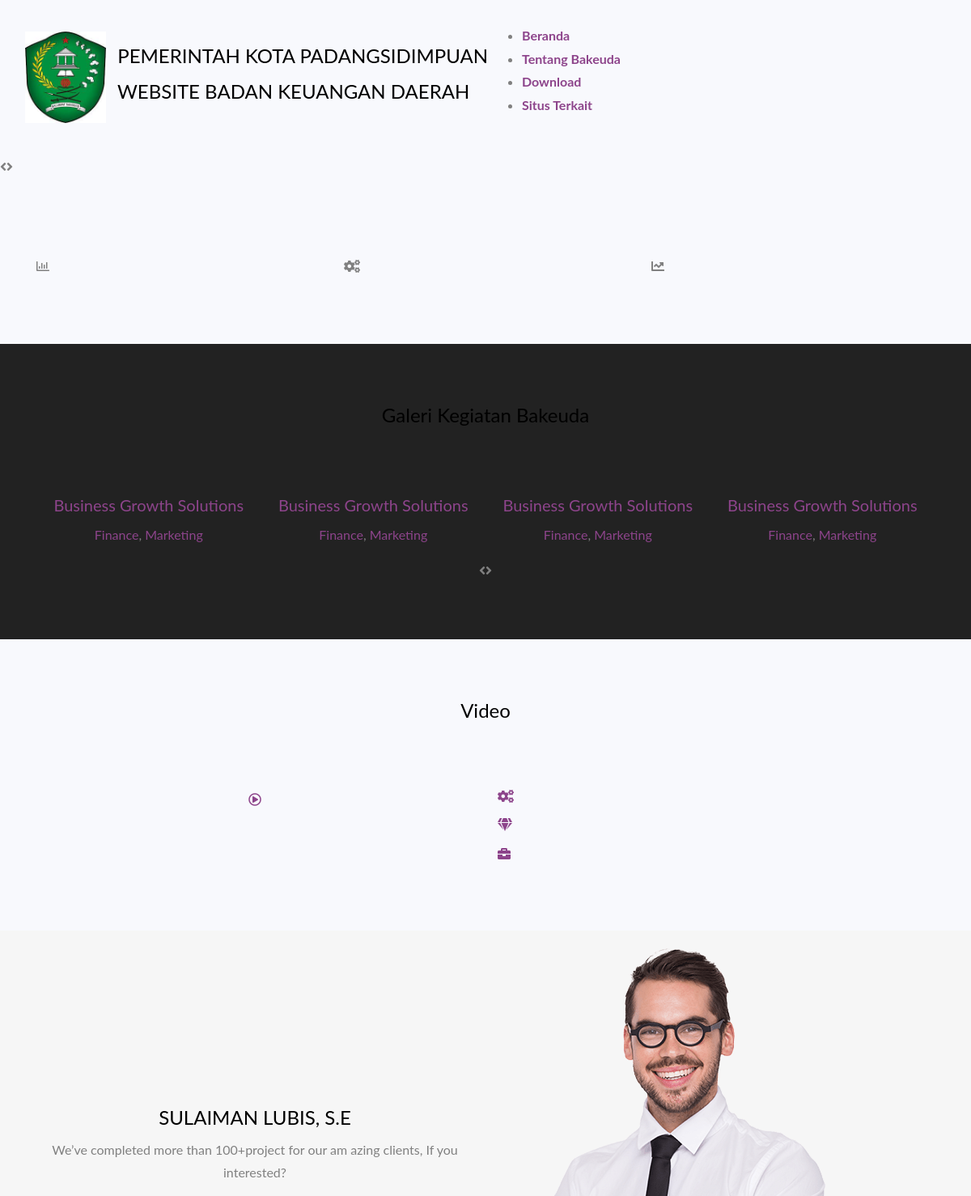
Before: / (upper part) with the older database file.
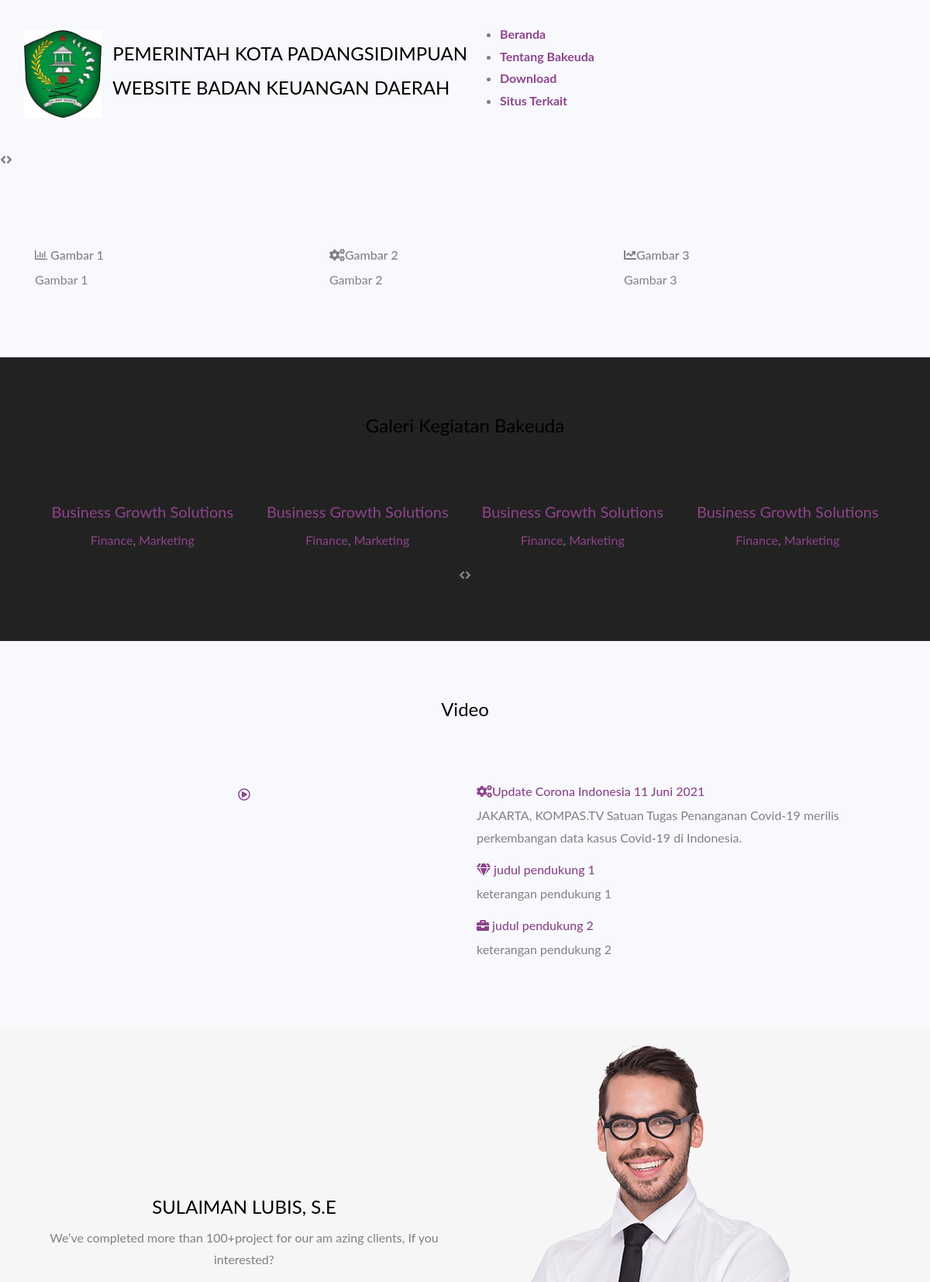
After: the same page with the newer database file.
### tables this page shows
CREATE TABLE `tbl_bangunanbakeuda` (
  `id_bangunanbakeuda` int(11) NOT NULL,
  `judul` varchar(128) NOT NULL,
  `keterangan` varchar(128) NOT NULL,
  `nama_berkas` varchar(128) NOT NULL
);

CREATE TABLE `tbl_video` (
  `id_video` int(128) NOT NULL,
  `judul` varchar(128) NOT NULL,
  `keterangan` varchar(128) NOT NULL,
  `link` varchar(128) NOT NULL,
  `status` varchar(128) NOT NULL
);

### application/controllers/Welcome.php (called while the page is built, shortened)
<?php
class Welcome extends CI_Controller {
	public function __construct()
	{
		$this->load->helper('url');
		$this->load->helper('form');
		$this->load->library('form_validation');
		$this->load->model('model_login');
		$this->load->model('model_download');
		$this->load->library('session');
	}
	public function index()
	{
		$data['videoutama'] = $this->db->get_where('tbl_video',['id_video'=>'1'])->row();
		$data['videopendukung1'] = $this->db->get_where('tbl_video',['id_video'=>'2'])->row();
		$data['videopendukung2'] = $this->db->get_where('tbl_video',['id_video'=>'3'])->row();
		$data['bangunanbakeuda1'] = $this->db->get_where('tbl_bangunanbakeuda',['id_bangunanbakeuda'=>'1'])->row();
		$data['bangunanbakeuda2'] = $this->db->get_where('tbl_bangunanbakeuda',['id_bangunanbakeuda'=>'2'])->row();
		$data['bangunanbakeuda3'] = $this->db->get_where('tbl_bangunanbakeuda',['id_bangunanbakeuda'=>'3'])->row();
		$this->load->view('welcome_message',$data);
	}
}

### index.php (called while the page is built, shortened)
<?php
require_once BASEPATH.'core/CodeIgniter.php';

### application/views/welcome_message.php (the view, shortened to what the changed rows need)
    <br>
    <div class="icon-box-area pt-70 pb-70" id="feature">
        <div class="container">
            <div class="row">
                <div class="col-lg-4">
                    <div class="single-icon-box icon-box-img-1">
                        <div class="icon-box-content">
                            <h6 class="iconbox-content-heading"><i class="far fa-chart-bar"></i> <?= $bangunanbakeuda1->judul ?></h6>
                            <div class="iconbox-content-body">
                                <p><?= $bangunanbakeuda1->keterangan ?></p>
                            </div>
                        </div>
                    </div>
                </div>
                <div class="col-lg-4">
                    <div class="single-icon-box icon-box-img-2">
                        <div class="icon-box-content">
                            <h6 class="iconbox-content-heading"><i class="fas fa-cogs"></i><?= $bangunanbakeuda2->judul ?></h6>
                            <div class="iconbox-content-body">
                                <p><?= $bangunanbakeuda2->keterangan ?></p>
                            </div>
                        </div>
                    </div>
                </div>
                <div class="col-lg-4">
                    <div class="single-icon-box icon-box-img-3">
                        <div class="icon-box-content">
                            <h6 class="iconbox-content-heading"><i class="fas fa-chart-line"></i><?= $bangunanbakeuda3->judul ?></h6>
                            <div class="iconbox-content-body">
                                <p><?= $bangunanbakeuda3->keterangan ?></p>
                            </div>
                        </div>
                    </div>
                </div>
            </div>
        </div>
    </div>
    <div class="choose-us-area pt-70 pb-70" id="page">
        <div class="container">
            <div class="row">
                <div class="col-lg-6">
                    <div class="single-choose-item">
                        <h6><a href="#"><i class="fas fa-cogs"></i><?= $videoutama->judul ?></a></h6>
                        <p><?= $videoutama->keterangan ?></p>
                    </div>
                    <div class="single-choose-item">
                        <h6><a href="#"><i class="fas fa-gem"></i> <?= $videopendukung1->judul ?> </a></h6>
                        <p><?= $videopendukung1->keterangan ?></p>
                    </div>
                    <div class="single-choose-item">
                        <h6><a href="#"><i class="fas fa-briefcase"></i> <?= $videopendukung2->judul ?></a></h6>
                        <p><?= $videopendukung2->keterangan ?></p>
                    </div>
                </div>
            </div>
        </div>
    </div>
</body>
</html>

Changed rows visible on the page:
added tbl_bangunanbakeuda: judul "Gambar 1", keterangan "Gambar 1"
added tbl_bangunanbakeuda: judul "Gambar 2", keterangan "Gambar 2"
added tbl_bangunanbakeuda: judul "Gambar 3", keterangan "Gambar 3"
added tbl_video: judul "Update Corona Indonesia 11 Juni 2021", keterangan "JAKARTA, KOMPAS.TV Satuan Tugas Penanganan Covid-19 merilis perkembangan data kasus Covid-19 di Indonesia."
added tbl_video: judul "judul pendukung 1", keterangan "keterangan pendukung 1"
added tbl_video: judul "judul pendukung 2", keterangan "keterangan pendukung 2"
